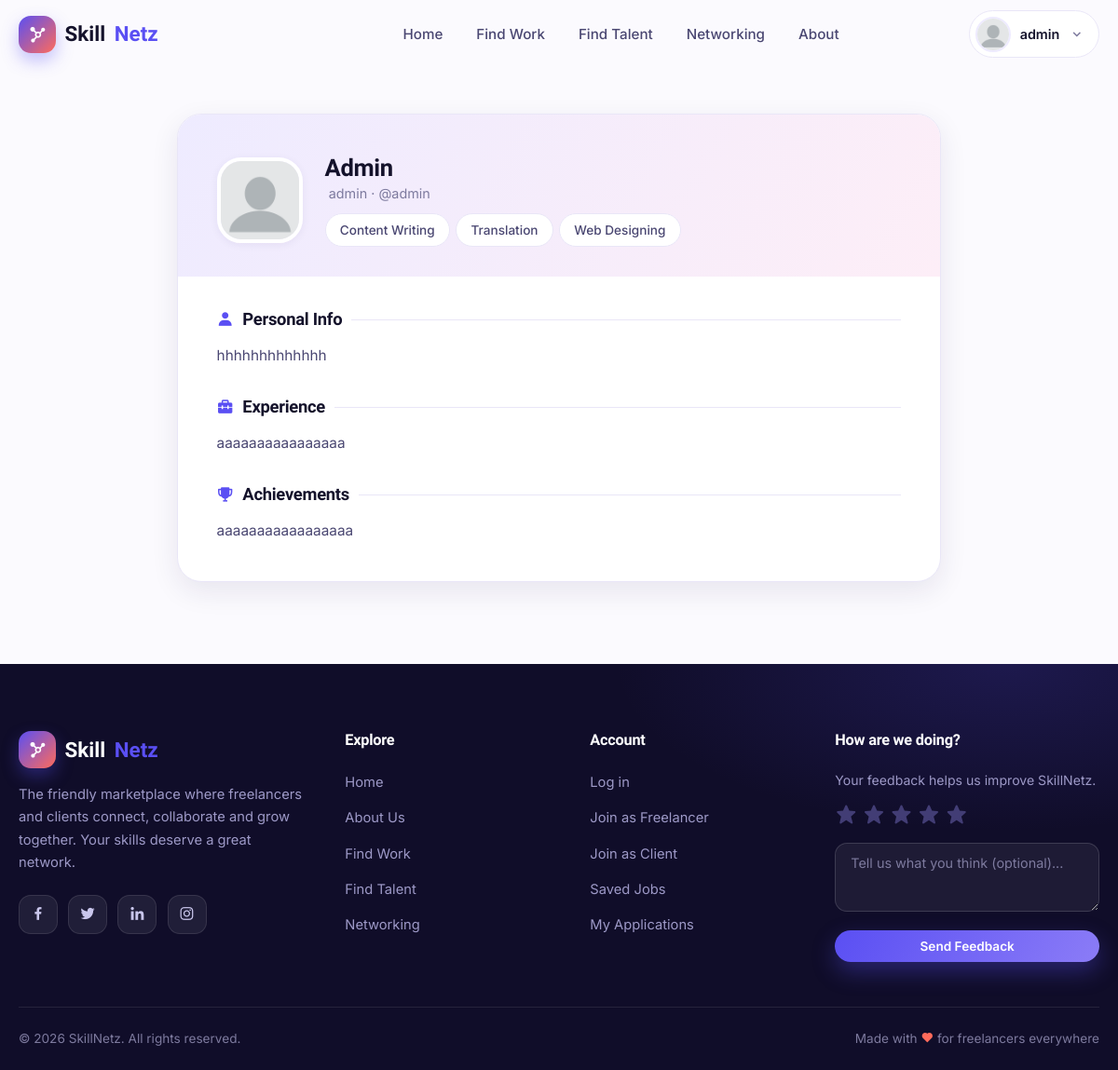
The page /resume/1/ on the database its author committed.
### skillnetz/models.py (models this page shows, shortened)
class CustomUser(AbstractUser):
    ROLE_CHOICES = (
    ("freelancer", "Freelancer"),
    ("client", "Client"),
    ("admin","Admin"))
    role = models.CharField(max_length=20,choices=ROLE_CHOICES,default="admin")
    linkedin_id = models.CharField(null=True,blank=True,max_length=20)
    paypal_id = models.CharField(null=True,blank=True,max_length=50)
    dp_img = models.ImageField(upload_to="img",blank=True,null=True,default="img/dp.jpg")
    skill = models.ManyToManyField("Skills",blank=True)

class Skills(models.Model):
    name = models.CharField(max_length=100)

### network/models.py (models this page shows)
class Resume(models.Model):
    user = models.OneToOneField(CustomUser, on_delete=models.CASCADE,default=1)
    personal_info = models.TextField(default="none")
    experience=models.TextField(default="none")
    achievements = models.TextField(default="none")

### network/views.py (the view)
# urls.py: path('resume/<int:user_id>/', views.display_resume, name='display_resume'),
def display_resume(request, user_id):
    user = get_object_or_404(CustomUser, pk=user_id)
    resume = Resume.objects.filter(user=user).first()
    return render(request, 'resume.html', {'resume': resume, 'user': user})

### network/templates/resume.html (shortened to what this page needs)
{% extends 'base.html' %}
{% load static %}
{% block content %}
<section class="section" style="padding-top:calc(var(--nav-h) + 3rem);">
  <div class="container">
    <div class="resume-doc reveal">
      <div class="rd-top">
        <img src="{{ user.dp_img.url }}" alt="">
        <div>
          <h1 style="text-transform:capitalize;">{{ user.first_name|default:user.username }} {{ user.last_name }}</h1>
          <p> {{ user.role }} · @{{ user.username }}</p>
          <div style="display:flex;gap:0.4rem;flex-wrap:wrap;margin-top:0.6rem;">
            {% for skill in user.skill.all %}
            <span class="chip">{{ skill.name }}</span>
            {% endfor %}
          </div>
        </div>
      </div>
      <div class="rd-body">
        {% if resume %}
        <div class="rd-section">
          <h2><i class='bx bxs-user'></i> Personal Info</h2>
          <p>{{ resume.personal_info }}</p>
        </div>
        <div class="rd-section">
          <h2><i class='bx bxs-briefcase-alt-2'></i> Experience</h2>
          <p>{{ resume.experience }}</p>
        </div>
        <div class="rd-section">
          <h2><i class='bx bxs-trophy'></i> Achievements</h2>
          <p>{{ resume.achievements }}</p>
        </div>
        {% endif %}
      </div>
    </div>
  </div>
</section>
{% endblock %}

### skillnetz/templates/base.html (shortened to what this page needs)
<!DOCTYPE html>
<html lang="en">
{% load static %}
<head>
  <link href='https://unpkg.com/boxicons@2.1.1/css/boxicons.min.css' rel='stylesheet'>
  <link rel="stylesheet" href="{% static 'css/skillnetz.css' %}">
</head>
<body>
  <nav class="navbar">
    <div class="container nav-inner">
      <a href="{% url 'home' %}" class="brand">
        <span class="brand-mark"><i class='bx bxs-network-chart'></i></span>
        Skill<em>Netz</em>
      </a>
      <ul class="nav-links">
        <li><a href="{% url 'home' %}" class="{% if request.path == '/' %}active{% endif %}">Home</a></li>
        <li><a href="{% url 'findwork' %}" class="{% if '/findwork' in request.path %}active{% endif %}">Find Work</a></li>
        <li><a href="{% url 'findtalent' %}" class="{% if '/findtalent' in request.path %}active{% endif %}">Find Talent</a></li>
        <li><a href="{% url 'mynetwork' %}">Networking</a></li>
        <li><a href="{% url 'about' %}" class="{% if '/aboutus' in request.path %}active{% endif %}">About</a></li>
      </ul>
      <div class="nav-actions">
        {% if user.is_authenticated %}
        <div class="nav-user">
          <button class="nav-user-btn" type="button">
            <img src="{{ user.dp_img.url }}" alt="{{ user.first_name }}">
            <span class="nav-user-name">{{ user.first_name }}</span>
            <i class='bx bx-chevron-down'></i>
          </button>
        </div>
        {% else %}
        <a href="{% url 'login' %}" class="btn btn-ghost btn-sm">Log in</a>
        <a href="{% url 'signup' %}" class="btn btn-primary btn-sm">Join <i class='bx bx-right-arrow-alt'></i></a>
        {% endif %}
      </div>
    </div>
  </nav>
  {% block content %}{% endblock %}
  <footer class="footer">
    <div class="container">
      <div class="footer-grid">
        <div class="footer-col footer-about">
          <a href="{% url 'home' %}" class="brand">
            <span class="brand-mark"><i class='bx bxs-network-chart'></i></span>
            Skill<em>Netz</em>
          </a>
          <p>The friendly marketplace where freelancers and clients connect, collaborate and grow together. Your skills deserve a great network.</p>
          <div class="footer-social">
            <a href="#" aria-label="Facebook"><i class='bx bxl-facebook'></i></a>
            <a href="#" aria-label="Twitter"><i class='bx bxl-twitter'></i></a>
            <a href="#" aria-label="LinkedIn"><i class='bx bxl-linkedin'></i></a>
            <a href="#" aria-label="Instagram"><i class='bx bxl-instagram'></i></a>
          </div>
        </div>
        <div class="footer-col">
          <h4>Explore</h4>
          <ul class="footer-links">
            <li><a href="{% url 'home' %}">Home</a></li>
            <li><a href="{% url 'about' %}">About Us</a></li>
            <li><a href="{% url 'findwork' %}">Find Work</a></li>
            <li><a href="{% url 'findtalent' %}">Find Talent</a></li>
            <li><a href="{% url 'mynetwork' %}">Networking</a></li>
          </ul>
        </div>
        <div class="footer-col">
          <h4>Account</h4>
          <ul class="footer-links">
            <li><a href="{% url 'login' %}">Log in</a></li>
            <li><a href="{% url 'signup' %}">Join as Freelancer</a></li>
            <li><a href="{% url 'signup' %}">Join as Client</a></li>
            <li><a href="{% url 'saved_jobs' %}">Saved Jobs</a></li>
            <li><a href="{% url 'mywork' %}">My Applications</a></li>
          </ul>
        </div>
        <div class="footer-col footer-feedback">
          <h4>How are we doing?</h4>
          <p style="font-size:0.88rem;color:#9d99c7;">Your feedback helps us improve SkillNetz.</p>
          <form action="{% url 'feedback_submit' %}" method="POST">
            <div class="stars">
              <i class='bx bxs-star'></i><i class='bx bxs-star'></i><i class='bx bxs-star'></i><i class='bx bxs-star'></i><i class='bx bxs-star'></i>
            </div>
            <textarea name="comment" placeholder="Tell us what you think (optional)..."></textarea>
            <button type="submit" class="btn btn-primary btn-sm btn-block">Send Feedback</button>
          </form>
        </div>
      </div>
      <div class="footer-bottom">
        <span>© 2026 SkillNetz. All rights reserved.</span>
        <span class="made-with">Made with <i class='bx bxs-heart'></i> for freelancers everywhere</span>
      </div>
    </div>
  </footer>
</body>
</html>

### rows shown on the page
CustomUser: dp_img (picture), first_name "admin", first_name "Admin", role "admin", username "admin"
Skills: name "Content Writing"
Skills: name "Translation"
Skills: name "Web Designing"
Resume: personal_info "hhhhhhhhhhhhh", experience "aaaaaaaaaaaaaaaa", achievements "aaaaaaaaaaaaaaaaa"
